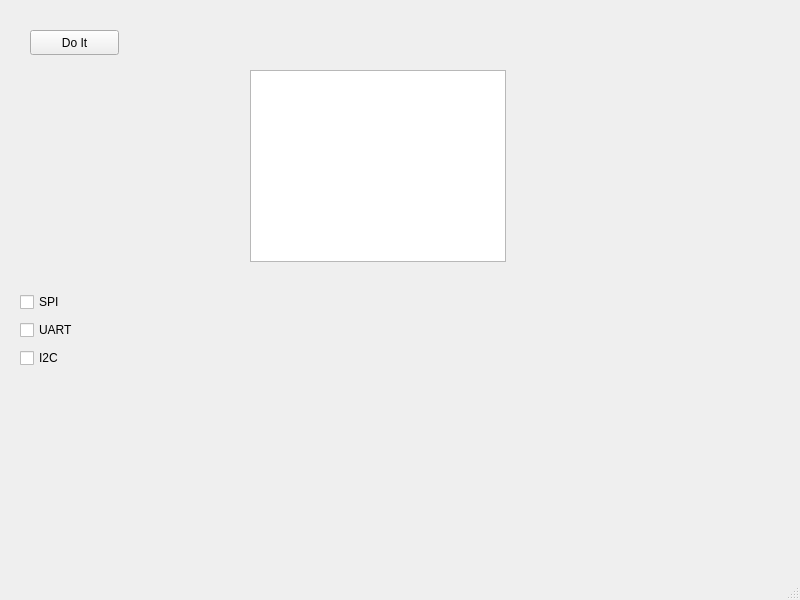
<?xml version="1.0" encoding="UTF-8"?>
<ui version="4.0">
 <class>MainWindow</class>
 <widget class="QMainWindow" name="MainWindow">
  <property name="geometry">
   <rect>
    <x>0</x>
    <y>0</y>
    <width>800</width>
    <height>600</height>
   </rect>
  </property>
  <property name="windowTitle">
   <string>MainWindow</string>
  </property>
  <widget class="QWidget" name="centralwidget">
   <widget class="QWidget" name="verticalLayoutWidget">
    <property name="geometry">
     <rect>
      <x>20</x>
      <y>290</y>
      <width>160</width>
      <height>83</height>
     </rect>
    </property>
    <layout class="QVBoxLayout" name="verticalLayout">
     <item>
      <widget class="QCheckBox" name="checkBox">
       <property name="text">
        <string>SPI</string>
       </property>
      </widget>
     </item>
     <item>
      <widget class="QCheckBox" name="checkBox_2">
       <property name="text">
        <string>UART</string>
       </property>
      </widget>
     </item>
     <item>
      <widget class="QCheckBox" name="checkBox_3">
       <property name="text">
        <string>I2C</string>
       </property>
      </widget>
     </item>
    </layout>
   </widget>
   <widget class="QPushButton" name="pushButton">
    <property name="geometry">
     <rect>
      <x>30</x>
      <y>30</y>
      <width>89</width>
      <height>25</height>
     </rect>
    </property>
    <property name="text">
     <string>Do It</string>
    </property>
   </widget>
   <widget class="QTextBrowser" name="textBrowser">
    <property name="geometry">
     <rect>
      <x>250</x>
      <y>70</y>
      <width>256</width>
      <height>192</height>
     </rect>
    </property>
   </widget>
  </widget>
  <widget class="QMenuBar" name="menubar">
   <property name="geometry">
    <rect>
     <x>0</x>
     <y>0</y>
     <width>800</width>
     <height>22</height>
    </rect>
   </property>
  </widget>
  <widget class="QStatusBar" name="statusbar"/>
 </widget>
 <resources/>
 <connections/>
</ui>
